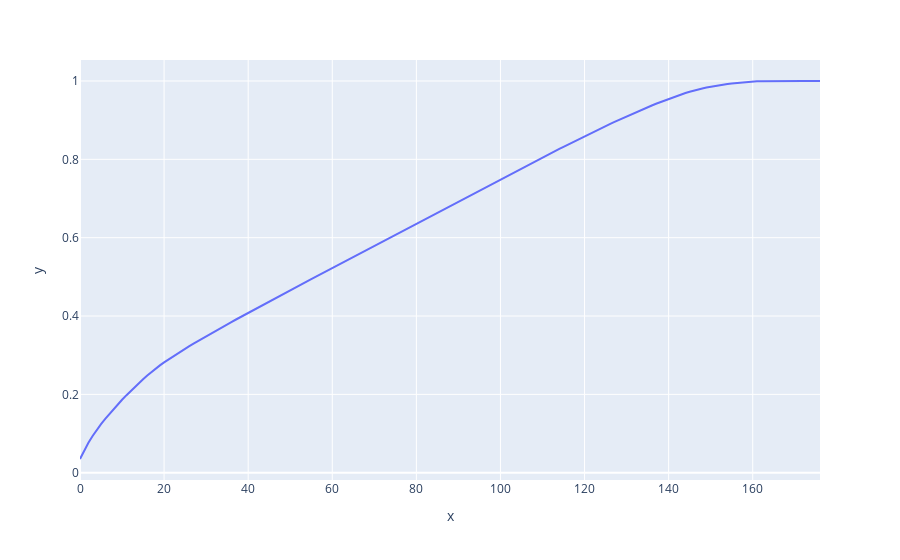

The code cell stored with this chart in its notebook:
### Code cell
from sklearn.preprocessing import StandardScaler
from sklearn.decomposition import PCA
import plotly.express as px

# Standardize
X_scaled = StandardScaler().fit_transform(X)

# Create principal components
pca = PCA()
pca_out = pca.fit(X_scaled)

cumvar = np.cumsum(pca_out.explained_variance_ratio_)
px.line(y = cumvar)

### Figure 1 — Plotly figure (JSON) as saved in the notebook; plotly's stock layout.template omitted (floating-point values rounded to 4 significant figures; data arrays with more than 128 entries replaced by an {"elided": "..."} marker saying what was removed)
{"data": [{"hovertemplate": "x=%{x}<br>y=%{y}<extra></extra>", "legendgroup": "", "line": {"color": "#636efa", "dash": "solid"}, "mode": "lines", "name": "", "orientation": "v", "showlegend": false, "type": "scatter", "x": {"elided": "177 int values"}, "xaxis": "x", "y": {"elided": "177 float values"}, "yaxis": "y"}], "layout": {"legend": {"tracegroupgap": 0}, "margin": {"t": 60}, "xaxis": {"anchor": "y", "domain": [0, 1], "title": {"text": "x"}}, "yaxis": {"anchor": "x", "domain": [0, 1], "title": {"text": "y"}}}}
